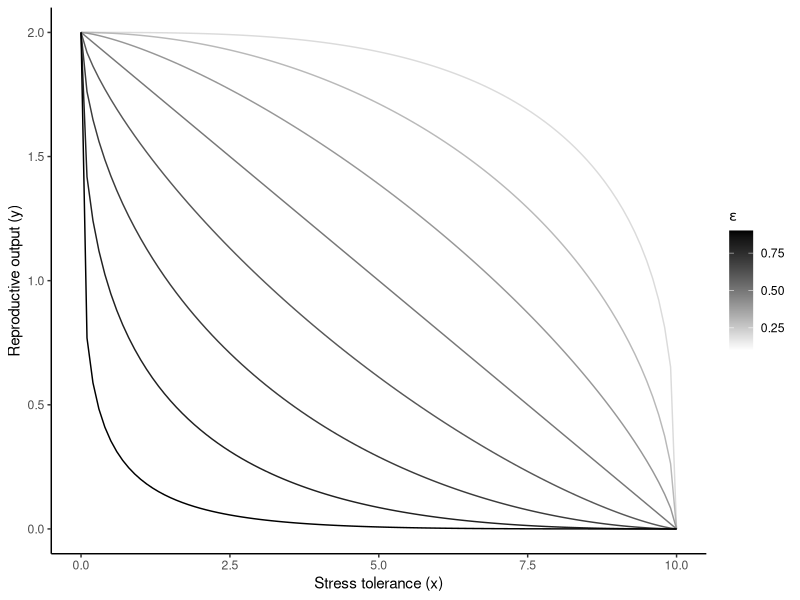

Here is the R script that generated this plot: (Note: this script raises an error after producing the figure.)
# Here we plot various non-linear trade-off curves.

rm(list = ls())

library(tidyverse)
library(rlang)

theme_set(theme_classic())

# Parameter values
pars <- alist(
  
  rmax <- 2,
  epsilon <- 0.1,
  K1 <- 2000,
  K2 <- 100,
  a <- 5,
  theta1 <- 0,
  theta2 <- 5,
  c <- 0.5,
  xmax <- 10
  
)

# For several trade-off curves and trait values...
plot <- expand_grid(
  
  x = seq(0, 10, 0.1),
  epsilon = seq(0.1, 0.9, 0.1)
  
) %>%
  mutate(y = map2_dbl(x, epsilon, function(x, epsilon) {
    
    # Update parameters accordingly
    pars[[2]] <- parse_expr(paste("epsilon <-", epsilon))
    
    # Overwrite previous parameter values
    for (i in seq(pars)) eval(pars[[i]])
    
    # Measure special quantity
    d <- -log2(1 - epsilon)
    
    # Compute reproductive output
    return(rmax * ((1 - (x / xmax)^(1 / d))^d))
    
  })) %>%
  
  # And plot the curves
  ggplot(aes(x = x, y = y, color = epsilon, group = epsilon)) +
  geom_line() +
  scale_color_gradient(low = "white", high = "black") +
  xlab("Stress tolerance (x)") +
  ylab("Reproductive output (y)") +
  labs(color = parse(text = "epsilon"))

# Save
ggsave("plots/trade_off_curves.png", plot, width = 4, height = 3, dpi = 300)